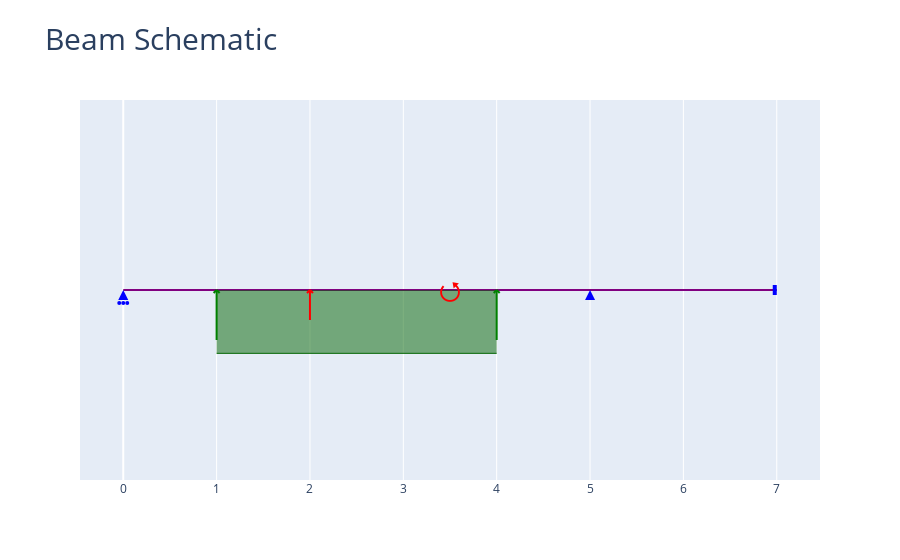
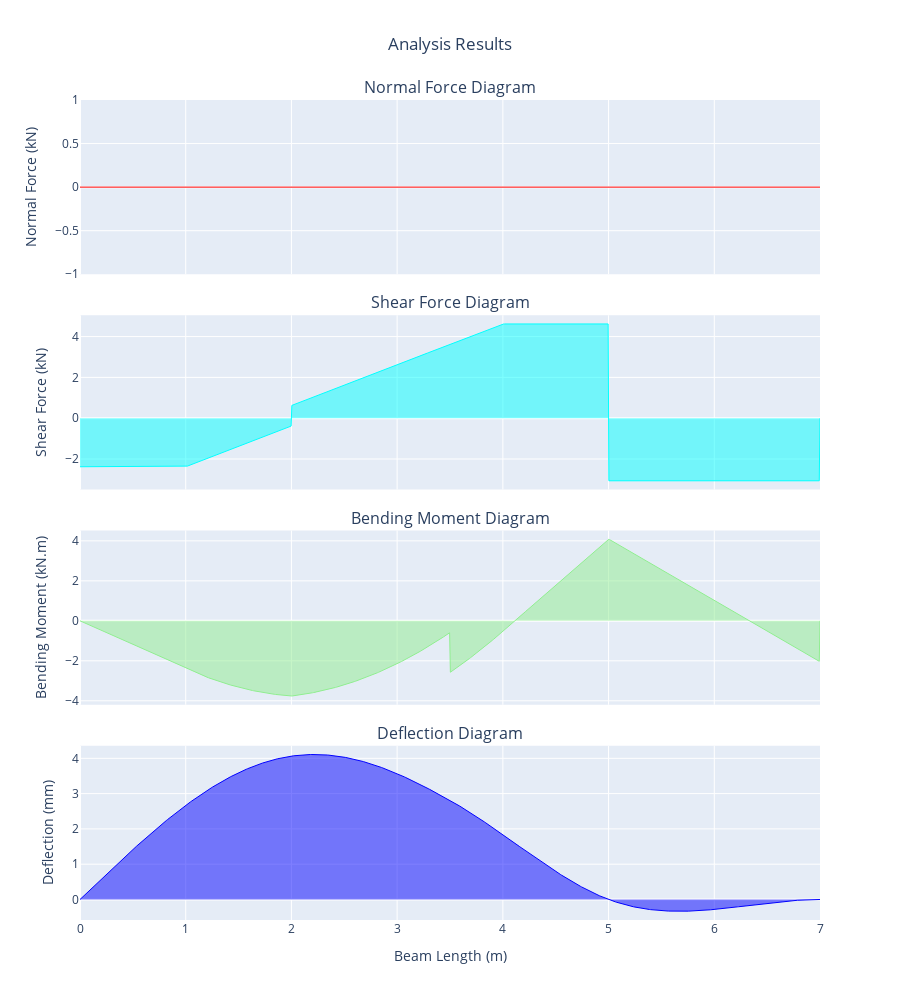

The cell these charts' notebook holds for them, in order:
### Markdown cell above
## 7. Arbitrary README.md example

### Code cell
##arbritrary example defined in README.md
from indeterminatebeam import Beam, Support, PointLoadV, PointTorque, DistributedLoadV

beam = Beam(7)                          # Initialize a Beam object of length 9m with E and I as defaults
beam_2 = Beam(9,E=2000, I =100000)      # Initializa a Beam specifying some beam parameters

a = Support(5,(1,1,0))                  # Defines a pin support at location x = 5m  
b = Support(0,(0,1,0))                  # Defines a roller support at location x = 0m
c = Support(7,(1,1,1))                  # Defines a fixed support at location x = 7m
beam.add_supports(a,b,c)    

load_1 = PointLoadV(1,2)                 # Defines a point load of 1kn acting up, at location x = 2m
load_2 = DistributedLoadV(2,(1,4))      # Defines a 2kN UDL from location x = 1m to x = 4m 
load_3 = PointTorque(2, 3.5)            # Defines a 2kN.m point torque at location x = 3.5m
beam.add_loads(load_1,load_2,load_3)    # Assign the support objects to a beam object created earlier

beam.analyse()  

fig_1 = beam.plot_beam_diagram()
fig_1.show()

fig_2 = beam.plot_beam_internal()
fig_2.show()

#fig_1.write_image("./readme_example_diagram.png")
#fig_2.write_image("./readme_example_internal.png")

### Figure 1 — Plotly figure (JSON) as saved in the notebook; plotly's stock layout.template omitted (floating-point values rounded to 4 significant figures; data arrays with more than 128 entries replaced by an {"elided": "..."} marker saying what was removed)
{"data": [{"hoverinfo": "skip", "hovertemplate": "%{x} m", "line": {"color": "purple", "width": 2}, "mode": "lines", "name": "Beam_", "type": "scatter", "x": [0, 7], "y": [0, 0]}, {"hoverinfo": "skip", "hovertemplate": "x: %{x} m<br>Fixed: %{meta[0]}", "marker": {"color": "blue", "size": 10, "symbol": "triangle-up"}, "meta": ["[1, 1, 0]"], "mode": "markers", "name": "Support", "opacity": 0, "showlegend": false, "type": "scatter", "x": [5], "y": [0]}, {"fill": "toself", "hoverinfo": "skip", "marker": {"color": "blue", "size": 10, "symbol": "arrow-up"}, "mode": "markers", "name": "Support", "showlegend": false, "type": "scatter", "x": [5], "y": [0]}, {"hoverinfo": "skip", "hovertemplate": "x: %{x} m<br>Fixed: %{meta[0]}", "marker": {"color": "blue", "size": 10, "symbol": "triangle-up"}, "meta": ["[0, 1, 0]"], "mode": "markers", "name": "Support", "opacity": 0, "showlegend": false, "type": "scatter", "x": [0], "y": [0]}, {"fill": "toself", "hoverinfo": "skip", "marker": {"color": "blue", "size": 10, "symbol": "arrow-up"}, "mode": "markers", "name": "Support", "showlegend": false, "type": "scatter", "x": [0], "y": [0]}, {"hoverinfo": "skip", "hovertemplate": "x: %{x} m<br>Fixed: %{meta[0]}", "marker": {"color": "blue", "size": 10, "symbol": "triangle-up"}, "meta": ["[1, 1, 1]"], "mode": "markers", "name": "Support", "opacity": 0, "showlegend": false, "type": "scatter", "x": [7], "y": [0]}, {"hoverinfo": "skip", "hovertemplate": "x: %{meta[1]} m<br>Force: %{meta[0]} kN<br>Direction: Vertical", "marker": {"color": "red", "size": 10, "symbol": "triangle-up"}, "meta": [1, 2], "mode": "markers", "name": "Point<br>LoadV", "opacity": 0, "showlegend": false, "type": "scatter", "x": [2], "y": [0]}, {"fill": "tozeroy", "hoverinfo": "skip", "hovertemplate": "", "line": {"color": "darkgreen", "width": 1}, "mode": "lines", "name": "DistributedLoadV", "type": "scatter", "x": {"elided": "301 float values"}, "y": {"elided": "301 int values"}}, {"hoverinfo": "skip", "hovertemplate": "x: %{meta[0]} m<br>Force: %{meta[2]} kN/m", "marker": {"color": "green", "size": 10, "symbol": "triangle-up"}, "meta": [1, 4, 2, 2], "mode": "markers", "name": "Distributed<br>Load", "opacity": 0, "showlegend": false, "type": "scatter", "x": [1], "y": [0]}, {"hoverinfo": "skip", "hovertemplate": "x: %{meta[1]} m<br>Force: %{meta[3]} kN/m", "marker": {"color": "green", "size": 10, "symbol": "triangle-up"}, "meta": [1, 4, 2, 2], "mode": "markers", "name": "Distributed<br>Load", "opacity": 0, "showlegend": false, "type": "scatter", "x": [4], "y": [0]}, {"hoverinfo": "skip", "hovertemplate": "x: %{meta[1]} m<br>Moment: %{meta[0]} kN.m", "marker": {"color": "red", "size": 10, "symbol": "triangle-up"}, "meta": [2, 3.5], "mode": "markers", "name": "Point<br>Torque", "opacity": 0, "showlegend": false, "type": "scatter", "x": [3.5], "y": [0]}], "layout": {"annotations": [{"font": {"color": "red", "size": 26}, "showarrow": false, "text": "⭯", "x": 3.5, "y": 0, "yshift": 0}], "hovermode": "x", "shapes": [{"fillcolor": "blue", "line": {"color": "blue"}, "type": "circle", "x0": -1, "x1": 1, "xanchor": 0, "xref": "x", "xsizemode": "pixel", "y0": -14, "y1": -12, "yanchor": 0, "yref": "y", "ysizemode": "pixel"}, {"fillcolor": "blue", "line": {"color": "blue"}, "type": "circle", "x0": -5, "x1": -3, "xanchor": 0, "xref": "x", "xsizemode": "pixel", "y0": -14, "y1": -12, "yanchor": 0, "yref": "y", "ysizemode": "pixel"}, {"fillcolor": "blue", "line": {"color": "blue"}, "type": "circle", "x0": 3, "x1": 5, "xanchor": 0, "xref": "x", "xsizemode": "pixel", "y0": -14, "y1": -12, "yanchor": 0, "yref": "y", "ysizemode": "pixel"}, {"fillcolor": "blue", "line": {"color": "blue", "width": 4}, "type": "rect", "x0": -2, "x1": -2, "xanchor": 7, "xref": "x", "xsizemode": "pixel", "y0": -5, "y1": 5, "yanchor": 0, "yref": "y", "ysizemode": "pixel"}, {"line": {"color": "red", "width": 2}, "type": "line", "x0": 0, "x1": 3, "xanchor": 2, "xref": "x", "xsizemode": "pixel", "y0": 0, "y1": -3, "yanchor": 0, "yref": "y", "ysizemode": "pixel"}, {"line": {"color": "red", "width": 2}, "type": "line", "x0": 0, "x1": -3, "xanchor": 2, "xref": "x", "xsizemode": "pixel", "y0": 0, "y1": -3, "yanchor": 0, "yref": "y", "ysizemode": "pixel"}, {"line": {"color": "red", "width": 2}, "type": "line", "x0": 0, "x1": 0, "xanchor": 2, "xref": "x", "xsizemode": "pixel", "y0": 0, "y1": -30, "yanchor": 0, "yref": "y", "ysizemode": "pixel"}, {"line": {"color": "green", "width": 2}, "type": "line", "x0": 0, "x1": 3, "xanchor": 1, "xref": "x", "xsizemode": "pixel", "y0": 0, "y1": -3, "yanchor": 0, "yref": "y", "ysizemode": "pixel"}, {"line": {"color": "green", "width": 2}, "type": "line", "x0": 0, "x1": -3, "xanchor": 1, "xref": "x", "xsizemode": "pixel", "y0": 0, "y1": -3, "yanchor": 0, "yref": "y", "ysizemode": "pixel"}, {"line": {"color": "green", "width": 2}, "type": "line", "x0": 0, "x1": 0, "xanchor": 1, "xref": "x", "xsizemode": "pixel", "y0": 0, "y1": -50, "yanchor": 0, "yref": "y", "ysizemode": "pixel"}, {"line": {"color": "green", "width": 2}, "type": "line", "x0": 0, "x1": 3, "xanchor": 4, "xref": "x", "xsizemode": "pixel", "y0": 0, "y1": -3, "yanchor": 0, "yref": "y", "ysizemode": "pixel"}, {"line": {"color": "green", "width": 2}, "type": "line", "x0": 0, "x1": -3, "xanchor": 4, "xref": "x", "xsizemode": "pixel", "y0": 0, "y1": -3, "yanchor": 0, "yref": "y", "ysizemode": "pixel"}, {"line": {"color": "green", "width": 2}, "type": "line", "x0": 0, "x1": 0, "xanchor": 4, "xref": "x", "xsizemode": "pixel", "y0": 0, "y1": -50, "yanchor": 0, "yref": "y", "ysizemode": "pixel"}], "showlegend": false, "title": {"font": {"size": 30}, "text": "Beam Schematic"}, "yaxis": {"fixedrange": true, "range": [-3, 3], "visible": false}}}

### Figure 2 — Plotly figure (JSON) as saved in the notebook; plotly's stock layout.template omitted (floating-point values rounded to 4 significant figures; data arrays with more than 128 entries replaced by an {"elided": "..."} marker saying what was removed)
{"data": [{"fill": "tozeroy", "hovertemplate": "%{x:.3f} <br>%{y:.3f} ", "line": {"color": "red", "width": 1}, "mode": "lines", "name": "Normal Force", "type": "scatter", "x": {"elided": "1000 float values"}, "xaxis": "x", "y": {"elided": "1000 int values"}, "yaxis": "y"}, {"fill": "tozeroy", "hovertemplate": "%{x:.3f} <br>%{y:.3f} ", "line": {"color": "aqua", "width": 1}, "mode": "lines", "name": "Shear Force", "type": "scatter", "x": {"elided": "1000 float values"}, "xaxis": "x2", "y": {"elided": "1000 float values"}, "yaxis": "y2"}, {"fill": "tozeroy", "hovertemplate": "%{x:.3f} <br>%{y:.3f} ", "line": {"color": "lightgreen", "width": 1}, "mode": "lines", "name": "Bending Moment", "type": "scatter", "x": {"elided": "1000 float values"}, "xaxis": "x3", "y": {"elided": "1000 float values"}, "yaxis": "y3"}, {"fill": "tozeroy", "hovertemplate": "%{x:.3f} <br>%{y:.3f} ", "line": {"color": "blue", "width": 1}, "mode": "lines", "name": "Deflection", "type": "scatter", "x": {"elided": "1000 float values"}, "xaxis": "x4", "y": {"elided": "1000 float values"}, "yaxis": "y4"}], "layout": {"annotations": [{"font": {"size": 16}, "showarrow": false, "text": "Normal Force Diagram", "x": 0.5, "xanchor": "center", "xref": "paper", "y": 1, "yanchor": "bottom", "yref": "paper"}, {"font": {"size": 16}, "showarrow": false, "text": "Shear Force Diagram", "x": 0.5, "xanchor": "center", "xref": "paper", "y": 0.7375, "yanchor": "bottom", "yref": "paper"}, {"font": {"size": 16}, "showarrow": false, "text": "Bending Moment Diagram", "x": 0.5, "xanchor": "center", "xref": "paper", "y": 0.475, "yanchor": "bottom", "yref": "paper"}, {"font": {"size": 16}, "showarrow": false, "text": "Deflection Diagram", "x": 0.5, "xanchor": "center", "xref": "paper", "y": 0.2125, "yanchor": "bottom", "yref": "paper"}], "height": 1000, "showlegend": false, "title": {"text": "Analysis Results", "x": 0.5}, "xaxis": {"anchor": "y", "domain": [0, 1], "matches": "x4", "showticklabels": false}, "xaxis2": {"anchor": "y2", "domain": [0, 1], "matches": "x4", "showticklabels": false}, "xaxis3": {"anchor": "y3", "domain": [0, 1], "matches": "x4", "showticklabels": false}, "xaxis4": {"anchor": "y4", "domain": [0, 1], "title": {"text": "Beam Length (m)"}}, "yaxis": {"anchor": "x", "domain": [0.7875, 1], "title": {"text": "Normal Force (kN)"}}, "yaxis2": {"anchor": "x2", "domain": [0.525, 0.7375], "title": {"text": "Shear Force (kN)"}}, "yaxis3": {"anchor": "x3", "domain": [0.2625, 0.475], "title": {"text": "Bending Moment (kN.m)"}}, "yaxis4": {"anchor": "x4", "domain": [0, 0.2125], "title": {"text": "Deflection (mm)"}}}}
